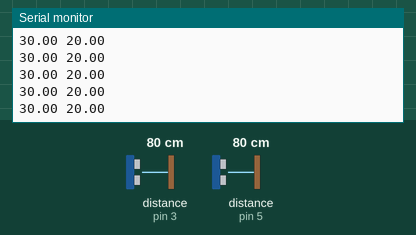
Recording of a sketch running on a simulated Arduino Uno, built with avr-gcc and run on an emulated ATmega328P. Parts: the last lines printed to the serial monitor. Wiring (inferred from the names in the program): 2 × ultrasonic range finder: trigger pin 4, echo pin 3 / trigger pin 6, echo pin 5. The inputs (shaded band) are chosen by the test bench; at power-on: distance to the obstacle (sensors on pin 3, pin 5) 80 cm. The echo pulse lasts 58.3 µs per cm.

Above: at 1.2 s.
1.3 s: distance to the obstacle (sensor on pin 3) set to 120 cm
4.3 s: distance to the obstacle (sensor on pin 5) set to 2 cm
At 4.41 s:
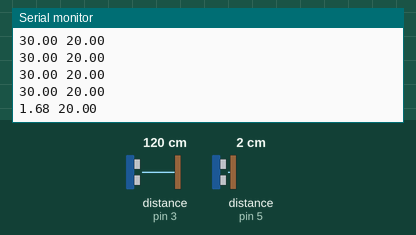
5.8 s: distance to the obstacle (sensor on pin 3) set to 2 cm
At 5.82 s:
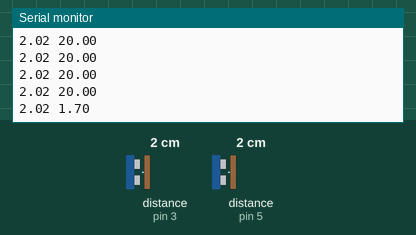
7.3 s: distance to the obstacle (sensor on pin 5) set to 4 cm
At 7.35 s:
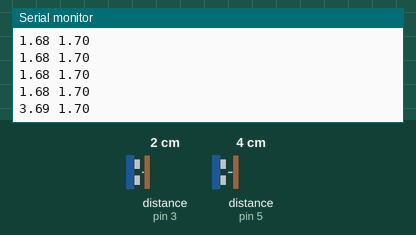
Timing chart, 0 to 9.8 s (numbered marks = the images above; inputs shaded):
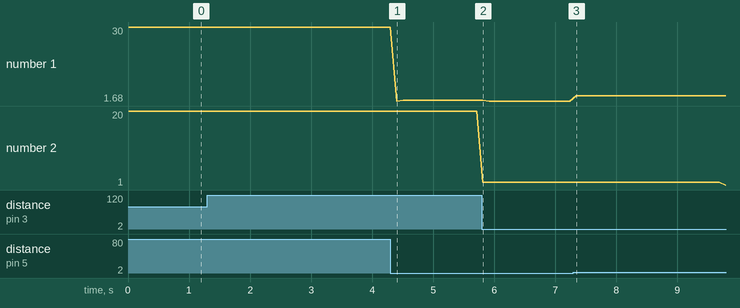

The sketch:

15-thereminoForMax.ino
```cpp
/*
 * Theremino Project Hub Example: https://projecthub.arduino.cc/tdelatorre/theremino-a-theremin-made-with-arduino-3e661f
 */

#define MAX_PITCH_DISTANCE  30
#define MAX_VOL_DISTANCE 20


int pitchEcho = 5;
int pitchTrigger = 6;
int volEcho = 3;
int volTrigger = 4;

float pitchDuration, pitchDistance, volumeDuration, volumeDistance;

void setup() {
  // set all the pins
  pinMode(pitchTrigger, OUTPUT);
  pinMode(pitchEcho,  INPUT);
  pinMode(volTrigger, OUTPUT);
  pinMode(volEcho, INPUT);
  Serial.begin(9600);
}

void loop() {
  //PITCH
  digitalWrite(pitchTrigger, HIGH);
  delayMicroseconds(10); // microseconds
  digitalWrite(pitchTrigger, LOW);
  pitchDuration = pulseIn(pitchEcho,  HIGH);  // records how long it took to receive echo of the pulse
  pitchDistance = (pitchDuration*.0343)/2;
  if(pitchDistance > MAX_PITCH_DISTANCE){pitchDistance = MAX_PITCH_DISTANCE;}

  // VOLUME
  digitalWrite(volTrigger, HIGH);
  delayMicroseconds(10);
  digitalWrite(volTrigger, LOW);
  volumeDuration = pulseIn(volEcho,  HIGH);
  volumeDistance = (volumeDuration*.0343)/2;
  if(volumeDistance > MAX_VOL_DISTANCE){volumeDistance = MAX_VOL_DISTANCE;}

  Serial.print(pitchDistance);
  Serial.print(" ");
  Serial.println(volumeDistance);
  delay(100);
}

// further distances = higher pitch, and louder volume
```

Measured:
- after the input at 4.3 s, the serial monitor: prints a new line after 0.11 s (image 1)
- after the input at 5.8 s, the serial monitor: prints a new line at once (image 2)
- after the input at 7.3 s, the serial monitor: prints a new line at once (image 3)
- plotted number 1: 30 → 2.02 after the input at 4.3 s, 1.68 → 3.69 after the input at 7.3 s
- plotted number 2: 20 → 1.7 after the input at 5.8 s, 1.7 → 1 after the input at 7.3 s
